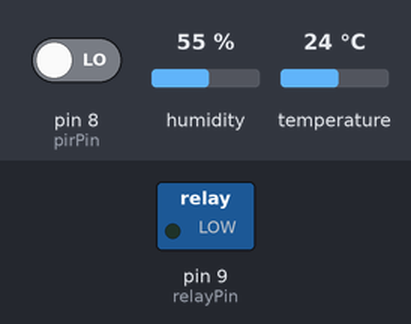
Simulated run of this sketch. Board: Arduino Uno, built for the host (arithmetic inside an expression is 32-bit, double 64-bit). Parts: switched loads named in the sketch (green lamp = pin HIGH). Inputs (shaded band) come from the test bench; at power-on: pin 8 (pirPin) LOW, humidity 55 %, temperature 24 °C. WiFi joins after 1.5 s; servers stay silent unless stated; uploads are accepted with an empty reply; not simulated (calls return 0 or success): secrets.h.

Above: at 8.7 s.
8.8 s: pin 8 (pirPin) driven HIGH
At 9.9 s:
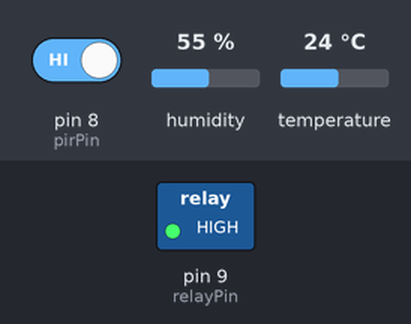
Timing chart, 0 to 11.8 s (numbered marks = the images above; inputs shaded):
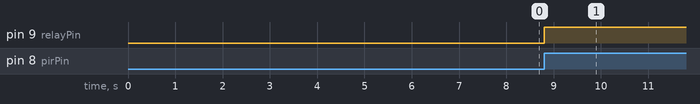

The sketch:

main.ino
```cpp
/*
   @author: ndykstra
   @date: 8/5/2021
*/

#include "secrets.h"
#include <Wire.h>
#include <SPI.h>
#include "Adafruit_SHT31.h"
#include <Ethernet.h>

const int pirPin = 8;                   // the input pin for PIR sensor
const int relayPin = 9;                 // connect the relay to this pin
int motionSensorInput = 0;              // variable for reading the pin status
long environmentInterval = 15 * 60000;   // minutes between environment readings
long previousMillis = 0;                // last time sensor was recorded
long sensorInterval = 5 * 60000;        // minutes light should stay on after no movement
long sensorMillis = 0;

Adafruit_SHT31 sht31 = Adafruit_SHT31();

EthernetClient client;
char server[] = "manbrewingapi.azurewebsites.net";
IPAddress ip(192, 168, 1, 130);
IPAddress myDns(1, 1, 1, 1);
byte mac[] = { 0xDE, 0xAD, 0xBE, 0xEF, 0xFE, 0xED };

/*
   Perform configuration and hardware setup when the board powers on.
*/
void setup() {
  Ethernet.init(10);

  delay(3000);

  pinMode(pirPin, INPUT);       // declare sensor as input
  pinMode(relayPin, OUTPUT);    // declare relay as output

  // make sure the temp/humid sensor is there
  if (!sht31.begin(0x44))
  {
    while (1);
  }

  // start the Ethernet connection:
  if (Ethernet.begin(mac) == 0) {
    // try to congifure using IP address instead of DHCP:
    Ethernet.begin(mac, ip, myDns);
  }

  // give the Ethernet shield some time to initialize:
  delay(3000);
}

/*
   The loop that does the work.
*/
void loop() {
  //only read environment sensors at set intervals
  unsigned long currentMillis = millis();

  //read the input from the motion sensor
  motionSensorInput = digitalRead(pirPin);

  if (motionSensorInput > 0)
  {
    // turn on the lights if there is any motion
    digitalWrite(relayPin, 1);

    // reset timer
    sensorMillis = currentMillis;
  }
  else if (currentMillis - sensorMillis > sensorInterval && motionSensorInput == 0)
  {
    // turn off the lights if there hasn't been recent movement
    digitalWrite(relayPin, 0);
  }

  if (currentMillis - previousMillis > environmentInterval || previousMillis == 0)
  {
    previousMillis = currentMillis;
    float t = sht31.readTemperature();
    float h = sht31.readHumidity();

    // if you get a connection, report back via serial:
    if (client.connect(server, 80))
    {
      String postData = "temp=" + String(t) + "&humidity=" + String(h);
      client.println("POST /beerroom/environment/" + String(AUTHTOKEN) + " HTTP/1.1");
      client.println("User-Agent: arduino-ethernet");
      client.println("Host: manbrewingapi.azurewebsites.net");
      client.println("Content-Type: application/x-www-form-urlencoded");
      client.println("Connection:close");
      client.print("Content-Length:");
      client.println(postData.length());
      client.println();
      client.print(postData);
    } else {
      //can't really do much if we didn't connect
    }
    if (!client.connected()) {
      client.stop();
    }
  }
}
```

Measured:
- after the input at 8.8 s, pin 9 (relayPin): LOW → HIGH at once
